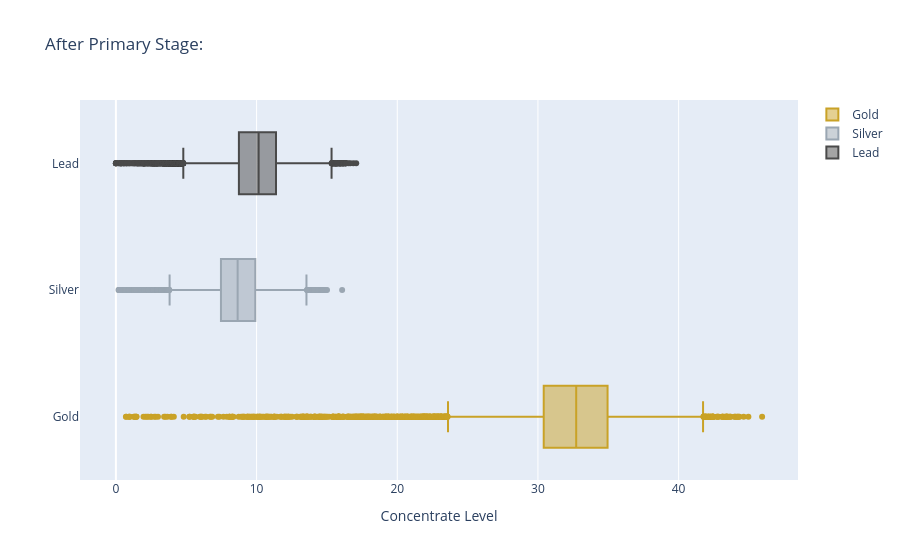
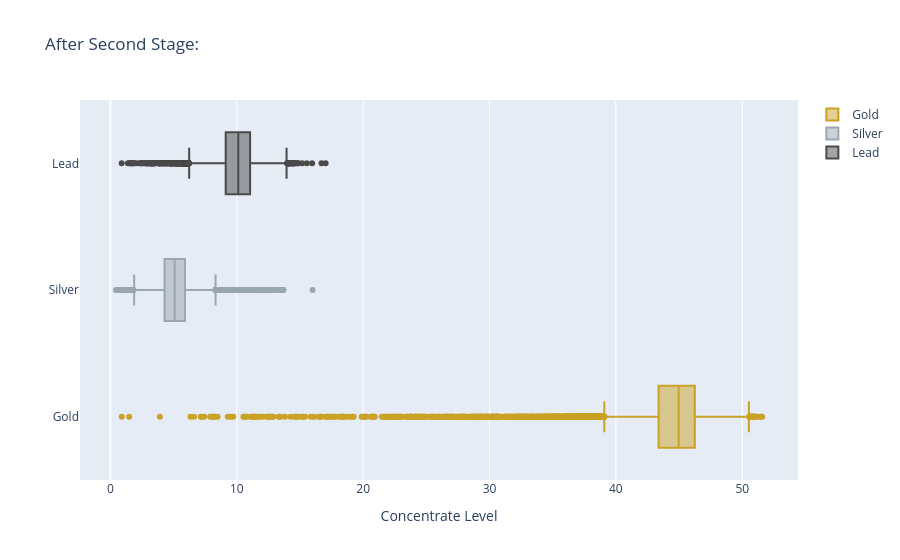

Notebook code for these charts, in order:
### Markdown cell above
# Exploratory Data Analysis (EDA)
### Metal Concentration Changes During Purification

### Code cell
concen_all = {'Gold': ['primary_cleaner.output.concentrate_au', 'final.output.concentrate_au'],
            'Silver': ['primary_cleaner.output.concentrate_ag', 'final.output.concentrate_ag'],
            'Lead': ['primary_cleaner.output.concentrate_pb', 'final.output.concentrate_pb']}

colors = {
    'Gold': '#C9A227',
    'Silver': '#9AA6B2',
    'Lead': '#4A4A4A'
}

fig_1 = go.Figure()
fig_2 = go.Figure()

for key, val in concen_all.items():
    fig_1.add_trace(go.Box(x=df_full[val[0]],
                           name=key, 
                           marker_color=colors[key]))
    
    fig_2.add_trace(go.Box(x=df_full[val[1]], 
                           name=key,
                          marker_color=colors[key]))

fig_1.update_layout(title='After Primary Stage:',
    xaxis_title='Concentrate Level')

fig_2.update_layout(title='After Second Stage:',
    xaxis_title='Concentrate Level')

fig_1.show()
fig_2.show()

### Figure 1 — Plotly figure (JSON) as saved in the notebook; plotly's stock layout.template omitted (floating-point values rounded to 4 significant figures; data arrays with more than 128 entries replaced by an {"elided": "..."} marker saying what was removed)
{"data": [{"marker": {"color": "#C9A227"}, "name": "Gold", "type": "box", "x": {"elided": "16930 float values"}}, {"marker": {"color": "#9AA6B2"}, "name": "Silver", "type": "box", "x": {"elided": "16930 float values"}}, {"marker": {"color": "#4A4A4A"}, "name": "Lead", "type": "box", "x": {"elided": "16930 float values"}}], "layout": {"title": {"text": "After Primary Stage:"}, "xaxis": {"title": {"text": "Concentrate Level"}}}}

### Figure 2 — Plotly figure (JSON) as saved in the notebook; plotly's stock layout.template omitted (floating-point values rounded to 4 significant figures; data arrays with more than 128 entries replaced by an {"elided": "..."} marker saying what was removed)
{"data": [{"marker": {"color": "#C9A227"}, "name": "Gold", "type": "box", "x": {"elided": "16930 float values"}}, {"marker": {"color": "#9AA6B2"}, "name": "Silver", "type": "box", "x": {"elided": "16930 float values"}}, {"marker": {"color": "#4A4A4A"}, "name": "Lead", "type": "box", "x": {"elided": "16930 float values"}}], "layout": {"title": {"text": "After Second Stage:"}, "xaxis": {"title": {"text": "Concentrate Level"}}}}
